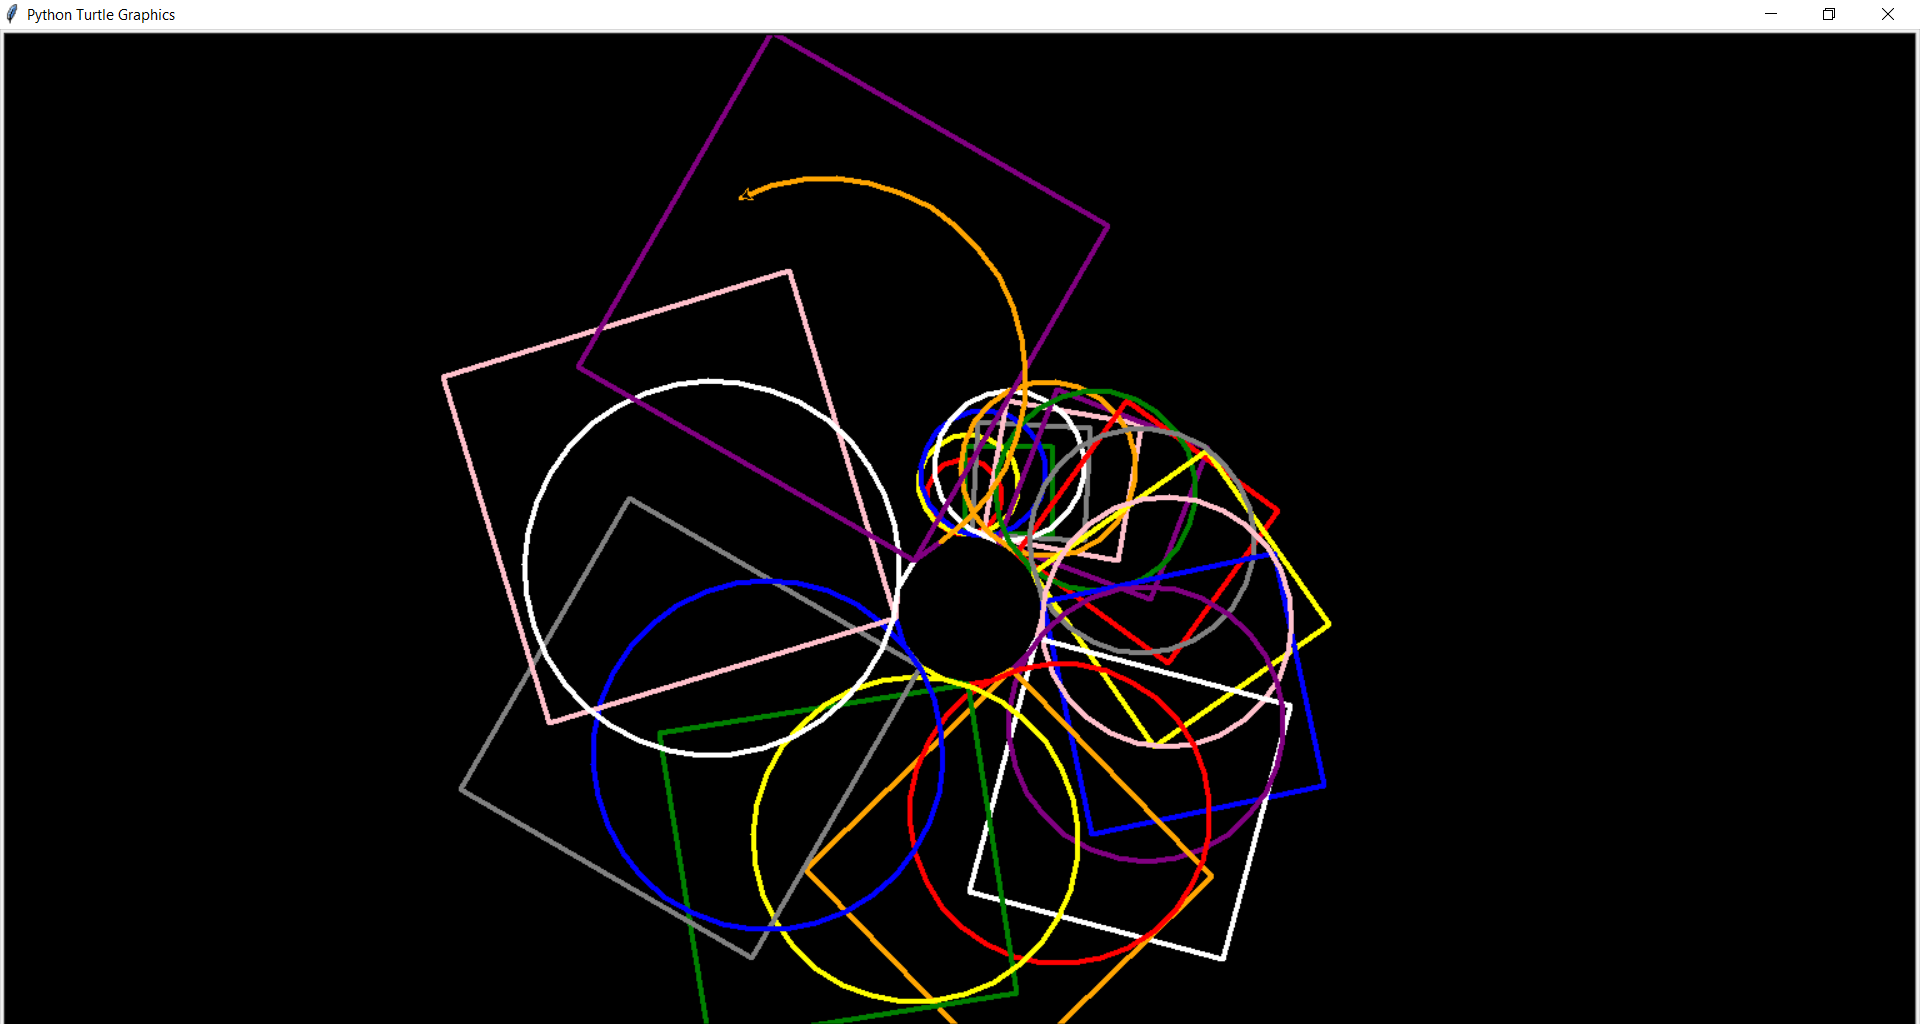

This chart was generated by the following Python code:
import turtle as t
from itertools import cycle

colors = cycle(["red", "green", "yellow", "gray", "blue", "pink", "white", "purple", "orange"])


def createCircle(rad, angle, forward):
    t.pencolor(next(colors))
    t.circle(radius=rad)
    t.right(angle)
    t.forward(forward)
    createSquare(rad + 5, angle + 1, forward + 1)


def createSquare(rad, angle, forward):
    t.pencolor(next(colors))

    for i in range(4):
        t.forward(rad * 2)
        t.left(90)

    t.right(angle)
    t.forward(forward)
    createCircle(rad + 5, angle + 1, forward + 1)


wn = t.getscreen()
t.bgcolor("black")
t.speed(10)
t.pensize(4)

createCircle(30, 0, 1)

wn.mainloop()
